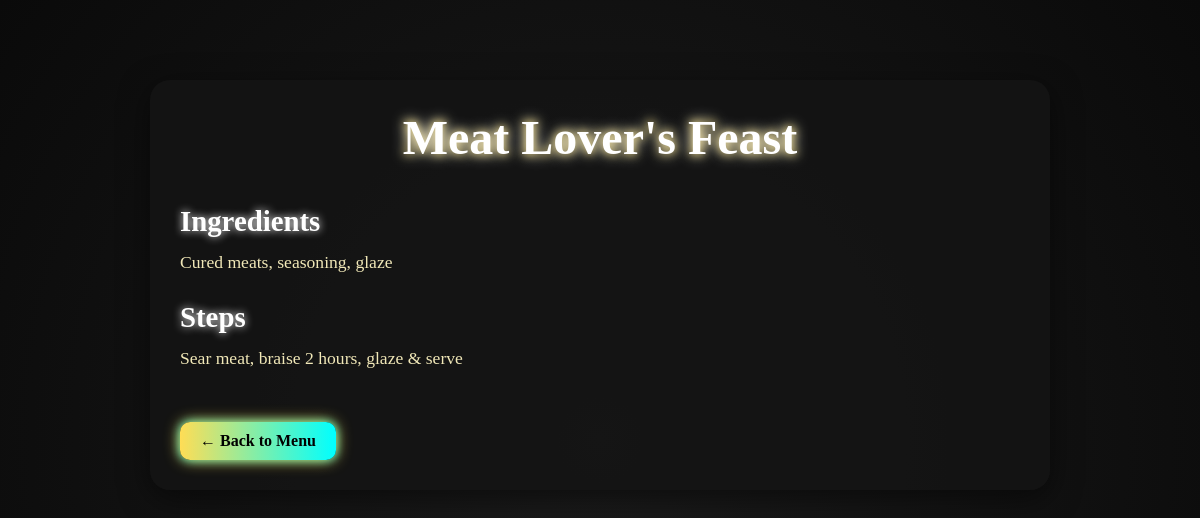
The page /recipe/meat_feast on the database its author committed.
### tables this page shows
CREATE TABLE recipes (
            id INTEGER PRIMARY KEY AUTOINCREMENT,
            dish_id TEXT UNIQUE NOT NULL,
            name TEXT NOT NULL,
            ingredients TEXT NOT NULL,
            steps TEXT NOT NULL,
            category TEXT,
            subtype TEXT,
            char_name TEXT,
            img_url TEXT,
            char_img_url TEXT
        );

### app.py (the view)
@app.route('/recipe/<dish_id>')
def recipe(dish_id):
    with get_db_connection() as conn:
        dish = conn.execute('SELECT * FROM recipes WHERE dish_id = ?', (dish_id,)).fetchone()
    if dish is None:
        abort(404)
    dish_dict = dict(dish)
    try:
        return render_template(f'{dish_id}.html', dish=dish_dict, role=session.get('role'), username=session.get('username'))
    except TemplateNotFound:
        return render_template('recipe.html', dish=dish_dict, role=session.get('role'), username=session.get('username'))

### app.py (called while the page is built)
def get_db_connection():
    conn = sqlite3.connect(DATABASE_PATH, timeout=10)
    conn.row_factory = sqlite3.Row  # This allows accessing columns by name
    return conn

### templates/recipe.html (shortened to what this page needs)
<!DOCTYPE html>
<html lang="en">
<head>
    <link rel="stylesheet" href="{{ url_for('static', filename='css/style.css') }}">
    <link rel="stylesheet" href="{{ url_for('static', filename='css/cooking.css') }}">
    <link rel="stylesheet" href="{{ url_for('static', filename='css/recipe.css') }}">
</head>
<body>
    <div class="recipe-container">
        <h1>{{ dish.name }}</h1>
        <h3>Ingredients</h3>
        <p>{{ dish.ingredients }}</p>
        <h3>Steps</h3>
        <p>{{ dish.steps }}</p>
        <a href="#" class="back-btn">← Back to Menu</a>
    </div>
</body>
</html>

### static/css/style.css (style rules this page uses)
* { margin: 0; padding: 0; box-sizing: border-box; }
:root { --primary-color: #FF416C; --secondary-color: #7205A3; --accent-color: #FFC300; --bg-dark: #0f0518; --bg-light: #1a0b27; --text-light: #F4F4F9; }
body { font-family: "Poppins", sans-serif; font-weight: 500; background-color: #000; overflow-x: hidden; }
*, *::before, *::after { box-sizing: border-box; }
body:not(.login-page) { background-color: var(--bg-dark); color: #fff; min-height: 100vh; }

### static/css/cooking.css (style rules this page uses)
.menu-subsection, a { text-decoration: none; }

### static/css/recipe.css (style rules this page uses)
body { margin: 0; padding: 0; font-family: 'Cinzel Decorative', serif; background: radial-gradient(circle at center, #1b1b1b 0%, #0a0a0a 100%); color: #f1f1f1; }
.recipe-container { max-width: 900px; margin: 80px auto; padding: 30px; border-radius: 20px; background: rgba(20, 20, 20, 0.85); box-shadow: 0 8px 30px rgba(0, 0, 0, 0.5); animation: fadeIn 1.5s ease forwards; }
.recipe-container h1 { font-size: 3rem; text-align: center; color: #fff; text-shadow: 0 0 15px #fff, 0 0 10px #ffdd55; margin-bottom: 40px; }
.recipe-container h3 { font-size: 1.8rem; margin-top: 25px; margin-bottom: 10px; color: #fff; text-shadow: 0 0 8px #fff; }
.recipe-container p { font-size: 1.1rem; line-height: 1.6; margin-bottom: 20px; color: #f1e8b8; }
.back-btn { display: inline-block; margin-top: 30px; padding: 10px 20px; border-radius: 10px; background: linear-gradient(90deg, #ffdd55, #00ffff); color: #000; font-weight: bold; text-decoration: none; box-shadow: 0 0 15px #ffdd55, 0 0 10px #00ffff; transition: transform 0.2s ease, box-shadow 0.3s ease; }

### rows shown on the page
recipes: name "Meat Lover's Feast", ingredients "Cured meats, seasoning, glaze", steps "Sear meat, braise 2 hours, glaze & serve"
